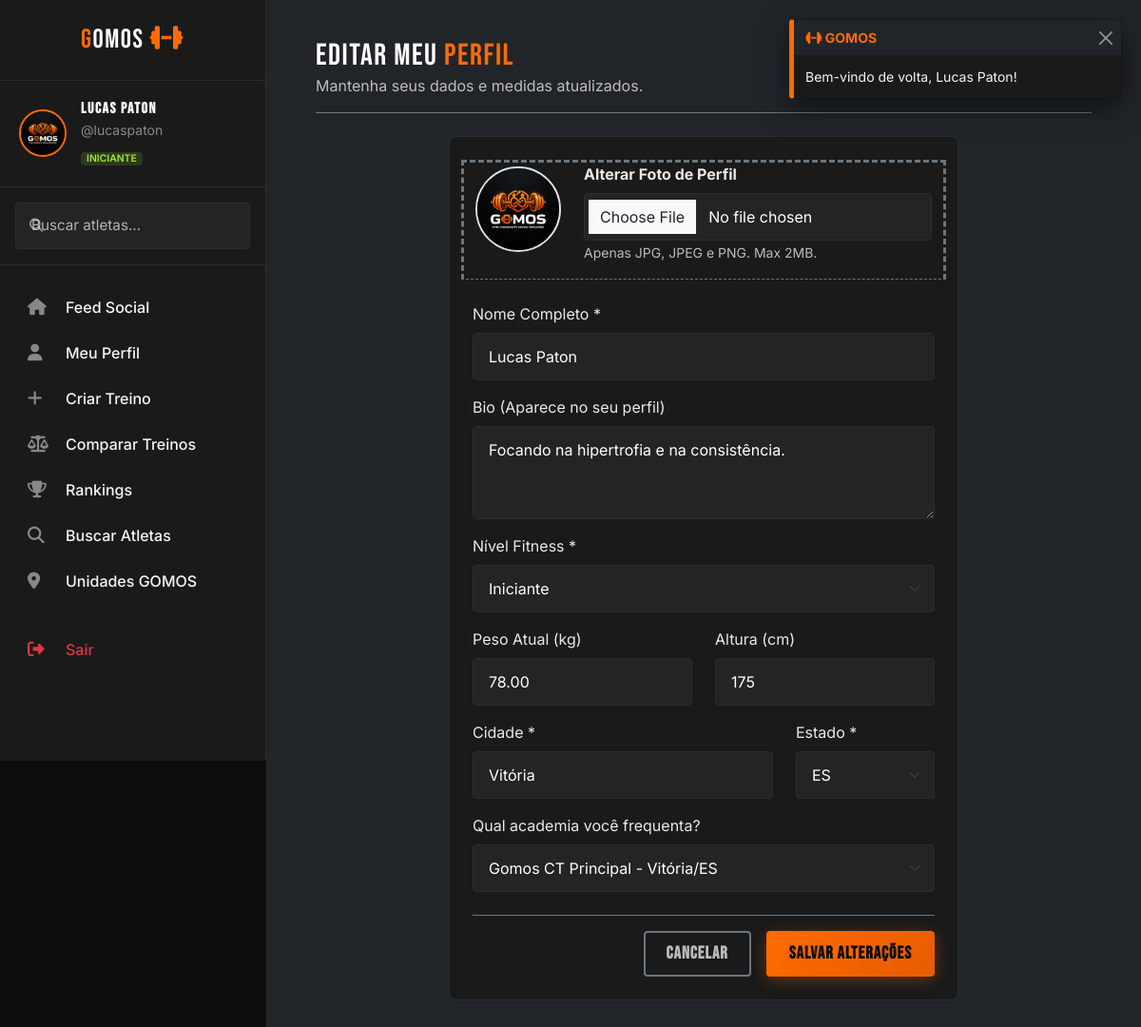
/gomos/perfil/editar (signed in), run on the app's committed database.
### tables this page shows
CREATE TABLE IF NOT EXISTS usuarios (
    id INT AUTO_INCREMENT PRIMARY KEY,
    nome VARCHAR(100) NOT NULL,
    username VARCHAR(50) NOT NULL UNIQUE,
    email VARCHAR(100) NOT NULL UNIQUE,
    senha VARCHAR(255) NOT NULL,
    foto_perfil VARCHAR(255) DEFAULT 'default_avatar.png',
    bio TEXT,
    nivel_fitness ENUM('iniciante', 'intermediario', 'avancado') DEFAULT 'iniciante',
    academia_id INT,
    cidade VARCHAR(100) NOT NULL,
    estado CHAR(2) NOT NULL,
    peso DECIMAL(5,2) DEFAULT 0.00,
    altura INT DEFAULT 0,
    total_treinos INT DEFAULT 0,
    total_curtidas INT DEFAULT 0,
    pontos_ranking INT DEFAULT 0,
    ativo TINYINT(1) DEFAULT 1,
    criado_em TIMESTAMP DEFAULT CURRENT_TIMESTAMP,
    ultimo_acesso TIMESTAMP DEFAULT CURRENT_TIMESTAMP ON UPDATE CURRENT_TIMESTAMP,
    FOREIGN KEY (academia_id) REFERENCES academias(id) ON DELETE SET NULL
);

CREATE TABLE IF NOT EXISTS academias (
    id INT AUTO_INCREMENT PRIMARY KEY,
    nome VARCHAR(150) NOT NULL,
    endereco VARCHAR(255) NOT NULL,
    cidade VARCHAR(100) NOT NULL,
    estado CHAR(2) NOT NULL,
    cep VARCHAR(10) NOT NULL,
    telefone VARCHAR(20),
    site VARCHAR(255),
    foto VARCHAR(255) DEFAULT 'default_academia.jpg',
    total_membros INT DEFAULT 0,
    avaliacao_media DECIMAL(3,2) DEFAULT 0.00,
    verificada TINYINT(1) DEFAULT 0,
    criado_em TIMESTAMP DEFAULT CURRENT_TIMESTAMP
);

### gomos/app/controllers/UsuarioController.php (called while the page is built, shortened)
<?php
class UsuarioController {
    public function editarPerfilPagina() {
        $usuarioModel = new UsuarioModel();
        $usuario = $usuarioModel->buscarPorId(Session::get('usuario_id'));
        $academiaModel = new AcademiaModel();
        $academias = $academiaModel->listarTodas();
        require_once __DIR__ . '/../views/perfil/editar.php';
    }
}

### gomos/app/config/Database.php (called while the page is built, shortened)
<?php
class Database {
    private static $instance = null;
    private $db_name = 'gomos';
    private $username = 'root';
    private $password = '';
    private function __construct() {
        $ports = [3306, 3307];
        foreach ($ports as $port) {
            try {
                $this->conn = new PDO(
                    "mysql:host=127.0.0.1;port=" . $port . ";dbname=" . $this->db_name . ";charset=utf8mb4",
                    $this->username,
                    $this->password,
                    [
                        PDO::ATTR_ERRMODE => PDO::ERRMODE_EXCEPTION,
                        PDO::ATTR_DEFAULT_FETCH_MODE => PDO::FETCH_ASSOC,
                        PDO::ATTR_EMULATE_PREPARES => false,
                    ]
                );
                $connected = true;
                break;
            } catch (PDOException $e) {
                $lastException = $e;
            }
        }
    }
    public static function getConnection() {
        if (self::$instance === null) {
            self::$instance = new self();
        }
        return self::$instance->conn;
    }
}

### gomos/app/helpers/Session.php (called while the page is built, shortened)
<?php
class Session {
    public static function get($key) {
        return isset($_SESSION[$key]) ? $_SESSION[$key] : null;
    }
}

### gomos/app/models/UsuarioModel.php (called while the page is built, shortened)
<?php
class UsuarioModel {
    private $db;
    public function __construct() {
        $this->db = Database::getConnection();
    }
    public function buscarPorId($id) {
        $sql = "SELECT u.*, a.nome as nome_academia
                FROM usuarios u
                LEFT JOIN academias a ON u.academia_id = a.id
                WHERE u.id = :id AND u.ativo = 1";
        $stmt = $this->db->prepare($sql);
        $stmt->execute([':id' => $id]);
        return $stmt->fetch();
    }
}

### gomos/app/models/AcademiaModel.php (called while the page is built, shortened)
<?php
class AcademiaModel {
    private $db;
    public function __construct() {
        $this->db = Database::getConnection();
    }
    public function listarTodas() {
        $sql = "SELECT * FROM academias ORDER BY total_membros DESC, nome ASC";
        $stmt = $this->db->query($sql);
        return $stmt->fetchAll();
    }
}

### gomos/app/views/perfil/editar.php (the view, shortened to what this page needs)
<?php
require_once __DIR__ . '/../partials/header.php';
?>
<div class="dashboard-wrapper">
    <?php require_once __DIR__ . '/../partials/sidebar.php'; ?>
    <main class="main-content-gomos bg-dark">
        <div class="container-fluid">
            <div class="d-flex align-items-center justify-content-between mb-4 border-bottom border-secondary pb-3">
                <div>
                    <h2 class="text-white m-0">EDITAR MEU <span class="text-orange">PERFIL</span></h2>
                    <p class="text-secondary m-0">Mantenha seus dados e medidas atualizados.</p>
                </div>
                <a href="<?= $rootUrl ?>/perfil" class="btn btn-outline-gomos btn-sm border-secondary text-secondary"><i class="fa-solid fa-arrow-left"></i> CANCELAR</a>
            </div>
            <div class="row justify-content-center">
                <div class="col-lg-8">
                    <div class="card-gomos p-4">
                        <form action="<?= $rootUrl ?>/perfil/editar" method="POST" enctype="multipart/form-data">
                            <div class="row align-items-center mb-4 pb-3 border-bottom border-secondary" style="border-style: dashed !important;">
                                <div class="col-auto text-center">
                                    <img src="<?= $root ?>/assets/img/<?= $usuario['foto_perfil'] ?>" alt="Avatar Atual" class="rounded-circle border border-2 border-orange mb-2" style="width: 90px; height: 90px; object-fit: cover;">
                                </div>
                                <div class="col">
                                    <label for="foto_perfil" class="form-label text-white fw-bold">Alterar Foto de Perfil</label>
                                    <input type="file" name="foto_perfil" id="foto_perfil" class="form-control form-control-gomos" accept="image/*">
                                    <span class="form-text text-secondary">Apenas JPG, JPEG e PNG. Max 2MB.</span>
                                </div>
                            </div>
                            <div class="mb-3">
                                <label for="nome" class="form-label text-muted-gomos">Nome Completo *</label>
                                <input type="text" name="nome" id="nome" class="form-control form-control-gomos" value="<?= $usuario['nome'] ?>" required>
                            </div>
                            <div class="mb-3">
                                <label for="bio" class="form-label text-muted-gomos">Bio (Aparece no seu perfil)</label>
                                <textarea name="bio" id="bio" class="form-control form-control-gomos" rows="3" placeholder="Foco na hipertrofia e na constância!"><?= $usuario['bio'] ?></textarea>
                            </div>
                            <div class="mb-3">
                                <label for="nivel_fitness" class="form-label text-muted-gomos">Nível Fitness *</label>
                                <select name="nivel_fitness" id="nivel_fitness" class="form-select form-select-gomos" required>
                                    <option value="iniciante" <?= $usuario['nivel_fitness'] == 'iniciante' ? 'selected' : '' ?>>Iniciante</option>
                                </select>
                            </div>
                            <div class="row mb-3">
                                <div class="col-6">
                                    <label for="peso" class="form-label text-muted-gomos">Peso Atual (kg)</label>
                                    <input type="number" name="peso" id="peso" class="form-control form-control-gomos" value="<?= $usuario['peso'] ?>" step="0.1">
                                </div>
                                <div class="col-6">
                                    <label for="altura" class="form-label text-muted-gomos">Altura (cm)</label>
                                    <input type="number" name="altura" id="altura" class="form-control form-control-gomos" value="<?= $usuario['altura'] ?>" min="100" max="250">
                                </div>
                            </div>
                            <div class="row mb-3">
                                <div class="col-md-8">
                                    <label for="cidade" class="form-label text-muted-gomos">Cidade *</label>
                                    <input type="text" name="cidade" id="cidade" class="form-control form-control-gomos" value="<?= $usuario['cidade'] ?>" required>
                                </div>
                                <div class="col-md-4">
                                    <label for="estado" class="form-label text-muted-gomos">Estado *</label>
                                    <select name="estado" id="estado" class="form-select form-select-gomos" required>
                                        <?php
                                        $estados = ['AC','AL','AM','AP','BA','CE','DF','ES','GO','MA','MG','MS','MT','PA','PB','PE','PI','PR','RJ','RN','RO','RR','RS','SC','SE','SP','TO'];
                                        foreach ($estados as $uf):
                                        ?>
                                            <option value="<?= $uf ?>" <?= $usuario['estado'] == $uf ? 'selected' : '' ?>><?= $uf ?></option>
                                        <?php endforeach; ?>
                                    </select>
                                </div>
                            </div>
                            <div class="mb-4">
                                <label for="academia_id" class="form-label text-muted-gomos">Qual academia você frequenta?</label>
                                <select name="academia_id" id="academia_id" class="form-select form-select-gomos">
                                    <?php foreach ($academias as $academia): ?>
                                        <option value="<?= $academia['id'] ?>" <?= $usuario['academia_id'] == $academia['id'] ? 'selected' : '' ?>><?= $academia['nome'] ?> - <?= $academia['cidade'] ?>/<?= $academia['estado'] ?></option>
                                    <?php endforeach; ?>
                                </select>
                            </div>
                            <div class="d-flex justify-content-end gap-3 mt-4 pt-3 border-top border-secondary">
                                <a href="<?= $rootUrl ?>/perfil" class="btn btn-outline-gomos border-secondary text-secondary">CANCELAR</a>
                                <button type="submit" class="btn btn-primary-gomos">SALVAR ALTERAÇÕES</button>
                            </div>
                        </form>
                    </div>
                </div>
            </div>
        </div>
    </main>
</div>
<?php require_once __DIR__ . '/../partials/footer.php'; ?>

### gomos/public/assets/css/style.css (style rules this page uses)
:root { --bg-dark: #0D0D0D; --bg-card: #1A1A1A; --accent-primary: #FF6B00; --accent-secondary: #A3E635; --text-primary: #F5F5F5; --text-secondary: #888888; --border-color: #2D2D2D; --font-titles: 'Bebas Neue', sans-serif; --font-body: 'Inter', sans-serif; }
body { background-color: var(--bg-dark); color: var(--text-primary); font-family: var(--font-body); overflow-x: hidden; }
h1, h2, h3, h4, h5, h6, .brand-font { font-family: var(--font-titles); letter-spacing: 1.5px; font-weight: 400; }
.text-orange { color: var(--accent-primary); }
.text-muted-gomos { color: var(--text-secondary); }
.btn-primary-gomos { background: linear-gradient(135deg, var(--accent-primary) 0%, #E65C00 100%); color: #0D0D0D; font-family: var(--font-titles); font-size: 1.15rem; padding: 10px 24px; border: none; border-radius: 4px; font-weight: bold; letter-spacing: 1px; transition: all 0.3s cubic-bezier(0.4, 0, 0.2, 1); box-shadow: 0 4px 15px rgba(255, 107, 0, 0.3); position: relative; overflow: hidden; }
.btn-primary-gomos::before { content: ''; position: absolute; top: 0; left: -100%; width: 100%; height: 100%; background: linear-gradient(120deg, transparent, rgba(255, 255, 255, 0.3), transparent); transition: all 0.5s; }
.btn-outline-gomos { border: 2px solid var(--text-primary); color: var(--text-primary); background: transparent; font-family: var(--font-titles); font-size: 1.15rem; padding: 8px 22px; border-radius: 4px; font-weight: bold; letter-spacing: 1px; transition: all 0.3s ease; }
.card-gomos { background-color: var(--bg-card); border: 1px solid var(--border-color); border-radius: 8px; padding: 20px; margin-bottom: 20px; transition: all 0.3s ease; }
body input:not([type="submit"]):not([type="button"]):not([type="file"]):not([type="checkbox"]):not([type="radio"]), body textarea, body select, body .form-control, body .form-select, body .form-control-gomos, body .form-select-gomos { background-color: #242424 !important; border: 1px solid var(--border-color) !important; color: #FFFFFF !important; border-radius: 4px !important; padding: 12px 16px !important; transition: all 0.3s ease !important; }
body input::placeholder, body .form-control::placeholder, body .form-control-gomos::placeholder { color: rgba(255, 255, 255, 0.65) !important; opacity: 1 !important; }
body textarea::placeholder, body .form-control.textarea::placeholder { color: rgba(255, 255, 255, 0.65) !important; opacity: 1 !important; }
body label, body .form-label, body .form-check-label { color: rgba(255, 255, 255, 0.9) !important; }
body .form-text, body small.text-muted, body .text-muted { color: rgba(255, 255, 255, 0.6) !important; }
body .text-secondary { color: rgba(255, 255, 255, 0.7) !important; }
body select option { background-color: #1e1e1e; color: #ffffff; }

### gomos/public/assets/css/dashboard.css (style rules this page uses)
.dashboard-wrapper { display: flex; min-height: 100vh; }
.main-content-gomos { flex-grow: 1; margin-left: 280px; padding: 40px; transition: all 0.3s ease; }

### data on the page
usuarios: foto_perfil (placeholder picture), nome "Lucas Paton", bio "Focando na hipertrofia e na consistência.", nivel_fitness "Iniciante", peso "78.00", altura "175", cidade "Vitória", estado "ES", academia_id "Gomos CT Principal - Vitória/ES"

### other printed values
$message "Bem-vindo de volta, Lucas Paton!"
$nome "Lucas Paton"
$username "lucaspaton"
$fitness "INICIANTE"
